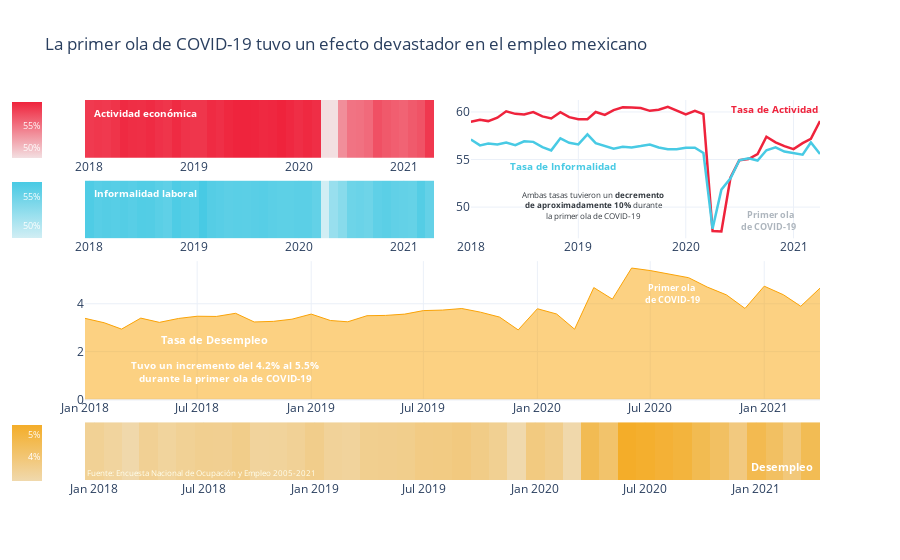

The notebook cell this image was saved under:
### Code cell
fig = make_subplots(
    rows=5, cols=2,
    specs=[[{}, {"rowspan": 2}],
           [{}, None],
           [{"rowspan": 2, "colspan": 2}, None],
           [None, None],
           [{'colspan':2}, {}]],
    horizontal_spacing=0.05
)

deep_blue_color = "#0077b6"
rates_line_width = 2.5
red_color_scale = ["#F3DFE1","#F2B9C0","#F1949F","#F16E7E","#F0495D","#EF233C"]
blue_color_scale = ["#D1EEF4","#B6E7F1","#9AE0EE","#7FD8EA","#63D1E7","#48CAE4"]
tick_font_size=9

colorscale=[
    [0, "#48CAE4"],
    [0.1, "#48CAE4"],
    [0.1, "#5BB7D1"],
    [0.2, "#5BB7D1"],
    [0.2, "#6DA5BF"],
    [0.3, "#6DA5BF"],
    [0.3, "#8092AC"],
    [0.4, "#8092AC"],
    [0.4, "#928099"],
    [0.5, "#928099"],
    [0.5, "#A56D87"],
    [0.6, "#A56D87"],
    [0.6, "#B75B74"],
    [0.7, "#B75B74"],
    [0.7, "#CA4861"],
    [0.8, "#CA4861"],
    [0.8, "#DC364F"],
    [0.9, "#DC364F"],
    [0.9, "#EF233C"],
    [1.0, "#EF233C"]
]

fig.add_trace(go.Scatter(
    x=unemployment_df['FECHA'],
    y=unemployment_df['TASA_ACTIVIDAD'],
    showlegend=False, name='Actividad',
    line=dict(
        color=red_color,
        width=rates_line_width
    )
), row=1, col=2)

fig.add_trace(go.Heatmap(
    x=unemployment_df['FECHA'],
    y=[''],
    z=[unemployment_df['TASA_ACTIVIDAD']],
    colorscale=red_color_scale,
    colorbar=dict(
        x=-0.1, xpad=0,
        y=0.82, yanchor='bottom',
        len=0.2, ticksuffix='%', nticks=5,
        ticklabelposition='inside',
        tickfont=dict(
            size=tick_font_size
        )
    )
), row=1, col=1)

fig.add_trace(go.Scatter(
    x=unemployment_df['FECHA'],
    y=unemployment_df['TASA_INFORMALIDAD'],
    showlegend=False, name='Informalidad',
    line=dict(
        color=blue_color,
        width=rates_line_width
    )
), row=1, col=2)

fig.add_trace(go.Heatmap(
    x=unemployment_df['FECHA'],
    y=[''],
    z=[unemployment_df['TASA_INFORMALIDAD']],
    colorscale=blue_color_scale,
    colorbar=dict(
        x=-0.1, xpad=0,
        y=0.61, yanchor='bottom',
        len=0.2, ticksuffix='%', nticks=4,
        ticklabelposition='inside',
        tickfont=dict(
            size=tick_font_size
        )
    )
), row=2, col=1)

deep_yellow = "#faa307"
yellow_color_scale = ["#F0D9AD","#F1D093","#F2C778","#F2BF5E","#F3B643","#F4AD29"]

fig.add_trace(go.Scatter(
    x=unemployment_df['FECHA'],
    y=unemployment_df['TASA_DESEMPLEO'],
    showlegend=False,
    line=dict(
        color=deep_yellow,
        width=1
    ),
    stackgroup='one', name="Desempleo"
), row=3, col=1)

fig.add_trace(go.Heatmap(
    x=unemployment_df['FECHA'],
    y=[''],
    z=[unemployment_df['TASA_DESEMPLEO']],
    colorscale=yellow_color_scale,
    colorbar=dict(
        x=-0.1, xpad=0,
        y=-0.028, yanchor='bottom',
        len=0.2, ticksuffix='%',
        ticklabelposition='inside',
        tickfont=dict(
            size=tick_font_size
        )
    )
), row=5, col=1)

fig.update_layout(
    template=template,
    title=dict(
        text="La primer ola de COVID-19 tuvo un efecto devastador en el empleo mexicano"
    )
)

fig.add_annotation(
    text=f"<b>Tasa de Actividad",
    align='left',
    font=dict(
        size=10,
        color=red_color
    ),
    xref='paper', x=1, xanchor='auto',
    yref='paper', y=1, yanchor='auto',
    showarrow=False
)

fig.add_annotation(
    text=f"<b>Tasa de Informalidad",
    align='left',
    font=dict(
        size=10,
        color=blue_color
    ),
    xref='paper', x=0.65, xanchor='auto',
    yref='paper', y=0.85, yanchor='auto',
    showarrow=False
)

fig.add_annotation(
    text=f"Ambas tasas tuvieron un <b>decremento<br>de aproximadamente 10%</b> durante<br>la primer ola de COVID-19",
    align='center',
    font=dict(
        size=8,
        color=title_color
    ),
    xref='paper', x=0.79, xanchor='auto',
    yref='paper', y=0.77, yanchor='auto',
    showarrow=False
)

fig.add_annotation(
    text=f"<b>Primer ola <br>de COVID-19",
    align='right',
    font=dict(
        size=9,
        color=subtitle_color
    ),
    xref='paper', x=0.97, xanchor='auto',
    yref='paper', y=0.72, yanchor='auto',
    showarrow=False
)

fig.add_annotation(
    text=f"<b>Tasa de Desempleo</b>",
    align='center',
    font=dict(
        size=11,
        color='white'
    ),
    xref='paper', x=0.1, xanchor='auto',
    yref='paper', y=0.37, yanchor='auto',
    showarrow=False
)

fig.add_annotation(
    text=f"<b>Tuvo un incremento del 4.2% al 5.5%<br>durante la primer ola de COVID-19",
    align='center',
    font=dict(
        size=10,
        color='white'
    ),
    xref='paper', x=0.06, xanchor='auto',
    yref='paper', y=0.245, yanchor='auto',
    showarrow=False
)

fig.add_annotation(
    text=f"<b>Primer ola <br>de COVID-19",
    align='center',
    font=dict(
        size=9,
        color='white'
    ),
    xref='paper', x=0.84, xanchor='auto',
    yref='paper', y=0.49, yanchor='auto',
    showarrow=False
)

fig.add_annotation(
    text=f"<b>Actividad económica",
    align='center',
    font=dict(
        size=10,
        color='white'
    ),
    xref='paper', x=0.01, xanchor='auto',
    yref='paper', y=0.99, yanchor='auto',
    showarrow=False
)

fig.add_annotation(
    text=f"<b>Informalidad laboral",
    align='center',
    font=dict(
        size=10,
        color='white'
    ),
    xref='paper', x=0.01, xanchor='auto',
    yref='paper', y=0.78, yanchor='auto',
    showarrow=False
)

fig.add_annotation(
    text=f"<b>Desempleo",
    align='center',
    font=dict(
        size=11,
        color='white'
    ),
    xref='paper', x=0.993, xanchor='auto',
    yref='paper', y=0.01, yanchor='auto',
    showarrow=False
)

fig.add_annotation(
    text=f"Fuente: Encuesta Nacional de Ocupación y Empleo 2005-2021",
    align='left',
    font=dict(
        size=8,
        color='#ffe'
    ),
    xref='paper', x=0, xanchor='auto',
    yref='paper', y=0, yanchor='auto',
    showarrow=False
)

fig.show()

### Figure 1 — Plotly figure (JSON) as saved in the notebook; plotly's stock layout.template omitted (floating-point values rounded to 4 significant figures)
{"data": [{"line": {"color": "#ef233c", "width": 2.5}, "name": "Actividad", "showlegend": false, "type": "scatter", "x": ["2018-01-01T00:00:00", "2018-02-01T00:00:00", "2018-03-01T00:00:00", "2018-04-01T00:00:00", "2018-05-01T00:00:00", "2018-06-01T00:00:00", "2018-07-01T00:00:00", "2018-08-01T00:00:00", "2018-09-01T00:00:00", "2018-10-01T00:00:00", "2018-11-01T00:00:00", "2018-12-01T00:00:00", "2019-01-01T00:00:00", "2019-02-01T00:00:00", "2019-03-01T00:00:00", "2019-04-01T00:00:00", "2019-05-01T00:00:00", "2019-06-01T00:00:00", "2019-07-01T00:00:00", "2019-08-01T00:00:00", "2019-09-01T00:00:00", "2019-10-01T00:00:00", "2019-11-01T00:00:00", "2019-12-01T00:00:00", "2020-01-01T00:00:00", "2020-02-01T00:00:00", "2020-03-01T00:00:00", "2020-04-01T00:00:00", "2020-05-01T00:00:00", "2020-06-01T00:00:00", "2020-07-01T00:00:00", "2020-08-01T00:00:00", "2020-09-01T00:00:00", "2020-10-01T00:00:00", "2020-11-01T00:00:00", "2020-12-01T00:00:00", "2021-01-01T00:00:00", "2021-02-01T00:00:00", "2021-03-01T00:00:00", "2021-04-01T00:00:00"], "xaxis": "x2", "y": [58.97, 59.17, 59.04, 59.39, 60.07, 59.8, 59.73, 59.99, 59.53, 59.31, 59.98, 59.45, 59.23, 59.24, 60.0, 59.69, 60.2, 60.49, 60.46, 60.41, 60.12, 60.23, 60.53, 60.17, 59.75, 60.13, 59.77, 47.49, 47.45, 53.11, 54.93, 55.06, 55.57, 57.39, 56.81, 56.41, 56.1, 56.72, 57.17, 59.05], "yaxis": "y2"}, {"colorbar": {"len": 0.2, "nticks": 5, "tickfont": {"size": 9}, "ticklabelposition": "inside", "ticksuffix": "%", "x": -0.1, "xpad": 0, "y": 0.82, "yanchor": "bottom"}, "colorscale": [[0, "#F3DFE1"], [0.2, "#F2B9C0"], [0.4, "#F1949F"], [0.6, "#F16E7E"], [0.8, "#F0495D"], [1, "#EF233C"]], "type": "heatmap", "x": ["2018-01-01T00:00:00", "2018-02-01T00:00:00", "2018-03-01T00:00:00", "2018-04-01T00:00:00", "2018-05-01T00:00:00", "2018-06-01T00:00:00", "2018-07-01T00:00:00", "2018-08-01T00:00:00", "2018-09-01T00:00:00", "2018-10-01T00:00:00", "2018-11-01T00:00:00", "2018-12-01T00:00:00", "2019-01-01T00:00:00", "2019-02-01T00:00:00", "2019-03-01T00:00:00", "2019-04-01T00:00:00", "2019-05-01T00:00:00", "2019-06-01T00:00:00", "2019-07-01T00:00:00", "2019-08-01T00:00:00", "2019-09-01T00:00:00", "2019-10-01T00:00:00", "2019-11-01T00:00:00", "2019-12-01T00:00:00", "2020-01-01T00:00:00", "2020-02-01T00:00:00", "2020-03-01T00:00:00", "2020-04-01T00:00:00", "2020-05-01T00:00:00", "2020-06-01T00:00:00", "2020-07-01T00:00:00", "2020-08-01T00:00:00", "2020-09-01T00:00:00", "2020-10-01T00:00:00", "2020-11-01T00:00:00", "2020-12-01T00:00:00", "2021-01-01T00:00:00", "2021-02-01T00:00:00", "2021-03-01T00:00:00", "2021-04-01T00:00:00"], "xaxis": "x", "y": [""], "yaxis": "y", "z": [[58.97, 59.17, 59.04, 59.39, 60.07, 59.8, 59.73, 59.99, 59.53, 59.31, 59.98, 59.45, 59.23, 59.24, 60.0, 59.69, 60.2, 60.49, 60.46, 60.41, 60.12, 60.23, 60.53, 60.17, 59.75, 60.13, 59.77, 47.49, 47.45, 53.11, 54.93, 55.06, 55.57, 57.39, 56.81, 56.41, 56.1, 56.72, 57.17, 59.05]]}, {"line": {"color": "#48cae4", "width": 2.5}, "name": "Informalidad", "showlegend": false, "type": "scatter", "x": ["2018-01-01T00:00:00", "2018-02-01T00:00:00", "2018-03-01T00:00:00", "2018-04-01T00:00:00", "2018-05-01T00:00:00", "2018-06-01T00:00:00", "2018-07-01T00:00:00", "2018-08-01T00:00:00", "2018-09-01T00:00:00", "2018-10-01T00:00:00", "2018-11-01T00:00:00", "2018-12-01T00:00:00", "2019-01-01T00:00:00", "2019-02-01T00:00:00", "2019-03-01T00:00:00", "2019-04-01T00:00:00", "2019-05-01T00:00:00", "2019-06-01T00:00:00", "2019-07-01T00:00:00", "2019-08-01T00:00:00", "2019-09-01T00:00:00", "2019-10-01T00:00:00", "2019-11-01T00:00:00", "2019-12-01T00:00:00", "2020-01-01T00:00:00", "2020-02-01T00:00:00", "2020-03-01T00:00:00", "2020-04-01T00:00:00", "2020-05-01T00:00:00", "2020-06-01T00:00:00", "2020-07-01T00:00:00", "2020-08-01T00:00:00", "2020-09-01T00:00:00", "2020-10-01T00:00:00", "2020-11-01T00:00:00", "2020-12-01T00:00:00", "2021-01-01T00:00:00", "2021-02-01T00:00:00", "2021-03-01T00:00:00", "2021-04-01T00:00:00"], "xaxis": "x2", "y": [57.11, 56.49, 56.69, 56.57, 56.78, 56.51, 56.92, 56.86, 56.31, 55.96, 57.23, 56.76, 56.59, 57.65, 56.73, 56.44, 56.14, 56.35, 56.26, 56.41, 56.59, 56.27, 56.07, 56.08, 56.24, 56.24, 55.68, 47.72, 51.84, 53.03, 54.92, 55.14, 54.89, 55.98, 56.28, 55.84, 55.64, 55.51, 56.8, 55.59], "yaxis": "y2"}, {"colorbar": {"len": 0.2, "nticks": 4, "tickfont": {"size": 9}, "ticklabelposition": "inside", "ticksuffix": "%", "x": -0.1, "xpad": 0, "y": 0.61, "yanchor": "bottom"}, "colorscale": [[0, "#D1EEF4"], [0.2, "#B6E7F1"], [0.4, "#9AE0EE"], [0.6, "#7FD8EA"], [0.8, "#63D1E7"], [1, "#48CAE4"]], "type": "heatmap", "x": ["2018-01-01T00:00:00", "2018-02-01T00:00:00", "2018-03-01T00:00:00", "2018-04-01T00:00:00", "2018-05-01T00:00:00", "2018-06-01T00:00:00", "2018-07-01T00:00:00", "2018-08-01T00:00:00", "2018-09-01T00:00:00", "2018-10-01T00:00:00", "2018-11-01T00:00:00", "2018-12-01T00:00:00", "2019-01-01T00:00:00", "2019-02-01T00:00:00", "2019-03-01T00:00:00", "2019-04-01T00:00:00", "2019-05-01T00:00:00", "2019-06-01T00:00:00", "2019-07-01T00:00:00", "2019-08-01T00:00:00", "2019-09-01T00:00:00", "2019-10-01T00:00:00", "2019-11-01T00:00:00", "2019-12-01T00:00:00", "2020-01-01T00:00:00", "2020-02-01T00:00:00", "2020-03-01T00:00:00", "2020-04-01T00:00:00", "2020-05-01T00:00:00", "2020-06-01T00:00:00", "2020-07-01T00:00:00", "2020-08-01T00:00:00", "2020-09-01T00:00:00", "2020-10-01T00:00:00", "2020-11-01T00:00:00", "2020-12-01T00:00:00", "2021-01-01T00:00:00", "2021-02-01T00:00:00", "2021-03-01T00:00:00", "2021-04-01T00:00:00"], "xaxis": "x3", "y": [""], "yaxis": "y3", "z": [[57.11, 56.49, 56.69, 56.57, 56.78, 56.51, 56.92, 56.86, 56.31, 55.96, 57.23, 56.76, 56.59, 57.65, 56.73, 56.44, 56.14, 56.35, 56.26, 56.41, 56.59, 56.27, 56.07, 56.08, 56.24, 56.24, 55.68, 47.72, 51.84, 53.03, 54.92, 55.14, 54.89, 55.98, 56.28, 55.84, 55.64, 55.51, 56.8, 55.59]]}, {"line": {"color": "#faa307", "width": 1}, "name": "Desempleo", "showlegend": false, "stackgroup": "one", "type": "scatter", "x": ["2018-01-01T00:00:00", "2018-02-01T00:00:00", "2018-03-01T00:00:00", "2018-04-01T00:00:00", "2018-05-01T00:00:00", "2018-06-01T00:00:00", "2018-07-01T00:00:00", "2018-08-01T00:00:00", "2018-09-01T00:00:00", "2018-10-01T00:00:00", "2018-11-01T00:00:00", "2018-12-01T00:00:00", "2019-01-01T00:00:00", "2019-02-01T00:00:00", "2019-03-01T00:00:00", "2019-04-01T00:00:00", "2019-05-01T00:00:00", "2019-06-01T00:00:00", "2019-07-01T00:00:00", "2019-08-01T00:00:00", "2019-09-01T00:00:00", "2019-10-01T00:00:00", "2019-11-01T00:00:00", "2019-12-01T00:00:00", "2020-01-01T00:00:00", "2020-02-01T00:00:00", "2020-03-01T00:00:00", "2020-04-01T00:00:00", "2020-05-01T00:00:00", "2020-06-01T00:00:00", "2020-07-01T00:00:00", "2020-08-01T00:00:00", "2020-09-01T00:00:00", "2020-10-01T00:00:00", "2020-11-01T00:00:00", "2020-12-01T00:00:00", "2021-01-01T00:00:00", "2021-02-01T00:00:00", "2021-03-01T00:00:00", "2021-04-01T00:00:00"], "xaxis": "x4", "y": [3.389, 3.205, 2.94, 3.399, 3.222, 3.385, 3.478, 3.469, 3.6, 3.238, 3.263, 3.354, 3.568, 3.299, 3.245, 3.5, 3.512, 3.566, 3.713, 3.735, 3.8, 3.649, 3.442, 2.906, 3.791, 3.571, 2.936, 4.675, 4.193, 5.492, 5.387, 5.241, 5.089, 4.698, 4.371, 3.803, 4.734, 4.374, 3.894, 4.653], "yaxis": "y4"}, {"colorbar": {"len": 0.2, "tickfont": {"size": 9}, "ticklabelposition": "inside", "ticksuffix": "%", "x": -0.1, "xpad": 0, "y": -0.028, "yanchor": "bottom"}, "colorscale": [[0, "#F0D9AD"], [0.2, "#F1D093"], [0.4, "#F2C778"], [0.6, "#F2BF5E"], [0.8, "#F3B643"], [1, "#F4AD29"]], "type": "heatmap", "x": ["2018-01-01T00:00:00", "2018-02-01T00:00:00", "2018-03-01T00:00:00", "2018-04-01T00:00:00", "2018-05-01T00:00:00", "2018-06-01T00:00:00", "2018-07-01T00:00:00", "2018-08-01T00:00:00", "2018-09-01T00:00:00", "2018-10-01T00:00:00", "2018-11-01T00:00:00", "2018-12-01T00:00:00", "2019-01-01T00:00:00", "2019-02-01T00:00:00", "2019-03-01T00:00:00", "2019-04-01T00:00:00", "2019-05-01T00:00:00", "2019-06-01T00:00:00", "2019-07-01T00:00:00", "2019-08-01T00:00:00", "2019-09-01T00:00:00", "2019-10-01T00:00:00", "2019-11-01T00:00:00", "2019-12-01T00:00:00", "2020-01-01T00:00:00", "2020-02-01T00:00:00", "2020-03-01T00:00:00", "2020-04-01T00:00:00", "2020-05-01T00:00:00", "2020-06-01T00:00:00", "2020-07-01T00:00:00", "2020-08-01T00:00:00", "2020-09-01T00:00:00", "2020-10-01T00:00:00", "2020-11-01T00:00:00", "2020-12-01T00:00:00", "2021-01-01T00:00:00", "2021-02-01T00:00:00", "2021-03-01T00:00:00", "2021-04-01T00:00:00"], "xaxis": "x5", "y": [""], "yaxis": "y5", "z": [[3.389, 3.205, 2.94, 3.399, 3.222, 3.385, 3.478, 3.469, 3.6, 3.238, 3.263, 3.354, 3.568, 3.299, 3.245, 3.5, 3.512, 3.566, 3.713, 3.735, 3.8, 3.649, 3.442, 2.906, 3.791, 3.571, 2.936, 4.675, 4.193, 5.492, 5.387, 5.241, 5.089, 4.698, 4.371, 3.803, 4.734, 4.374, 3.894, 4.653]]}], "layout": {"annotations": [{"align": "left", "font": {"color": "#ef233c", "size": 10}, "showarrow": false, "text": "<b>Tasa de Actividad", "x": 1, "xanchor": "auto", "xref": "paper", "y": 1, "yanchor": "auto", "yref": "paper"}, {"align": "left", "font": {"color": "#48cae4", "size": 10}, "showarrow": false, "text": "<b>Tasa de Informalidad", "x": 0.65, "xanchor": "auto", "xref": "paper", "y": 0.85, "yanchor": "auto", "yref": "paper"}, {"align": "center", "font": {"color": "#343a40", "size": 8}, "showarrow": false, "text": "Ambas tasas tuvieron un <b>decremento<br>de aproximadamente 10%</b> durante<br>la primer ola de COVID-19", "x": 0.79, "xanchor": "auto", "xref": "paper", "y": 0.77, "yanchor": "auto", "yref": "paper"}, {"align": "right", "font": {"color": "#adb5bd", "size": 9}, "showarrow": false, "text": "<b>Primer ola <br>de COVID-19", "x": 0.97, "xanchor": "auto", "xref": "paper", "y": 0.72, "yanchor": "auto", "yref": "paper"}, {"align": "center", "font": {"color": "white", "size": 11}, "showarrow": false, "text": "<b>Tasa de Desempleo</b>", "x": 0.1, "xanchor": "auto", "xref": "paper", "y": 0.37, "yanchor": "auto", "yref": "paper"}, {"align": "center", "font": {"color": "white", "size": 10}, "showarrow": false, "text": "<b>Tuvo un incremento del 4.2% al 5.5%<br>durante la primer ola de COVID-19", "x": 0.06, "xanchor": "auto", "xref": "paper", "y": 0.245, "yanchor": "auto", "yref": "paper"}, {"align": "center", "font": {"color": "white", "size": 9}, "showarrow": false, "text": "<b>Primer ola <br>de COVID-19", "x": 0.84, "xanchor": "auto", "xref": "paper", "y": 0.49, "yanchor": "auto", "yref": "paper"}, {"align": "center", "font": {"color": "white", "size": 10}, "showarrow": false, "text": "<b>Actividad económica", "x": 0.01, "xanchor": "auto", "xref": "paper", "y": 0.99, "yanchor": "auto", "yref": "paper"}, {"align": "center", "font": {"color": "white", "size": 10}, "showarrow": false, "text": "<b>Informalidad laboral", "x": 0.01, "xanchor": "auto", "xref": "paper", "y": 0.78, "yanchor": "auto", "yref": "paper"}, {"align": "center", "font": {"color": "white", "size": 11}, "showarrow": false, "text": "<b>Desempleo", "x": 0.993, "xanchor": "auto", "xref": "paper", "y": 0.01, "yanchor": "auto", "yref": "paper"}, {"align": "left", "font": {"color": "#ffe", "size": 8}, "showarrow": false, "text": "Fuente: Encuesta Nacional de Ocupación y Empleo 2005-2021", "x": 0, "xanchor": "auto", "xref": "paper", "y": 0, "yanchor": "auto", "yref": "paper"}], "title": {"text": "La primer ola de COVID-19 tuvo un efecto devastador en el empleo mexicano"}, "xaxis": {"anchor": "y", "domain": [0, 0.475]}, "xaxis2": {"anchor": "y2", "domain": [0.525, 1]}, "xaxis3": {"anchor": "y3", "domain": [0, 0.475]}, "xaxis4": {"anchor": "y4", "domain": [0, 1]}, "xaxis5": {"anchor": "y5", "domain": [0, 1]}, "xaxis6": {"anchor": "y6", "domain": [0.525, 1]}, "yaxis": {"anchor": "x", "domain": [0.848, 1]}, "yaxis2": {"anchor": "x2", "domain": [0.636, 1]}, "yaxis3": {"anchor": "x3", "domain": [0.636, 0.788]}, "yaxis4": {"anchor": "x4", "domain": [0.212, 0.576]}, "yaxis5": {"anchor": "x5", "domain": [0, 0.152]}, "yaxis6": {"anchor": "x6", "domain": [0, 0.152]}}}
